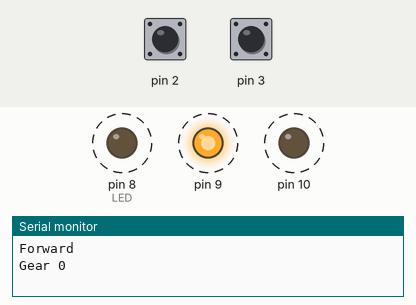
Bench run of a sketch on a simulated Arduino Uno, built with avr-gcc and run on an emulated ATmega328P. Parts: output pins drawn as LEDs (lit = HIGH), the last lines printed to the serial monitor. Dashed ring = blinking. The inputs (shaded band) are chosen by the test bench; at power-on: pin 2 HIGH, pin 3 HIGH.

Above: at 4.68 s.
5.1 s: pin 2 pulled LOW for 0.15 s
At 5.37 s:
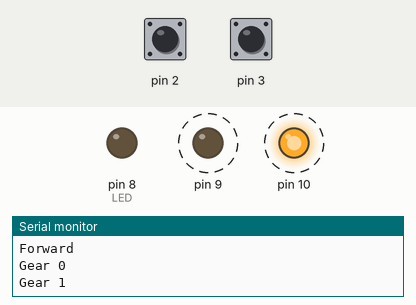
8.1 s: pin 3 pulled LOW for 0.15 s
At 8.37 s:
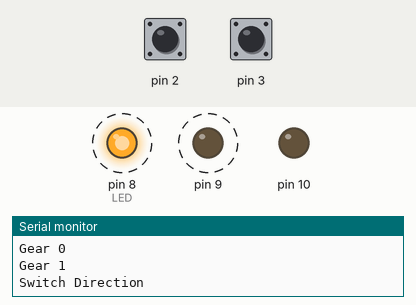
Timing chart, 0 to 17.1 s (numbered marks = the images above; inputs shaded):
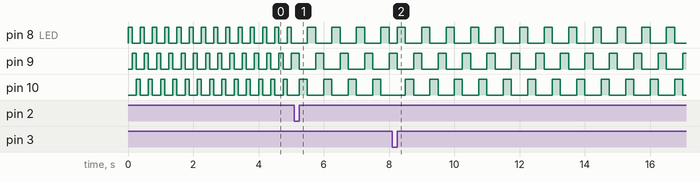

The sketch:

Q2.ino
```cpp
#include <avr/io.h>
#include <avr/interrupt.h>

volatile int currentLED = 2;
volatile int gear = 0;
volatile bool isForward = true;
volatile int delayTime64 = 31249; //for prescaler 64
volatile int enterInterruptTime = 0;
volatile int numberInterruptNeeded = 0;


void setup() {
  Serial.begin(9600);
  Serial.println("Forward");
  Serial.println("Gear 0");

  EICRA |= (1 << ISC01) | (1 << ISC11); // Falling edge triggers interrupt

  EIMSK |= (1 << INT0); // Enable external interrupt INT0
  EIMSK |= (1 << INT1); // Enable external interrupt INT1

  DDRD &= ~(1 << PD2); // Set PD2 as input
  DDRD &= ~(1 << PD3); // Set PD3 as input

  PORTD |= (1 << PD2); // Enable pull-up resistor on PD2
  PORTD |= (1 << PD3); // Enable pull-up resistor on PD3

  DDRB |= (1<<0) | (1<<1) | (1<<2); //Set the 3 port for LED

  //Configure for Timer 1
  TCCR1A = 0;
  TCCR1B = (1 << WGM12) | (1 << CS10) | (1 << CS11); // CTC mode with prescaler 64
  OCR1A = delayTime64; // Set OCR1A for a 125 ms delay

  TIMSK1 = (1 << OCIE1A); //Turn on Timer 1 Interrupt

  sei(); // Gloval interrupt enable

  while(true){

  }
}

ISR(INT0_vect){
  if(gear+1<3){  //change to the next gear
    gear++;
  }else{
    gear = 0;
  }

  if (gear == 0) {
    Serial.println("Gear 0");
    numberInterruptNeeded = 0;
  } else if(gear == 1) {
    Serial.println("Gear 1");
    numberInterruptNeeded = 1;
  } else{
    Serial.println("Gear 2");
    numberInterruptNeeded = 2;
  }
}

ISR(INT1_vect){
  Serial.println("Switch Direction");
  isForward = !isForward;
}


ISR(TIMER1_COMPA_vect) {
  if((enterInterruptTime == 0 && numberInterruptNeeded == 0) || (enterInterruptTime == 1 && numberInterruptNeeded == 1) || (enterInterruptTime == 2 && numberInterruptNeeded == 2)){
    if(isForward){
      //led go forward
      if(currentLED+1 < 3){
        currentLED++;
      }else{
        currentLED = 0;
      }

      switch (currentLED){
        case 0:
          PORTB |= (1 << 0);
          PORTB &= ~(1 << 1);
          PORTB &= ~(1 << 2);
          break;
        case 1:
          PORTB &= ~(1 << 0);
          PORTB |= (1 << 1);
          PORTB &= ~(1 << 2);
          break;
        case 2:
          PORTB &= ~(1 << 0);
          PORTB &= ~(1 << 1);
          PORTB |= (1 << 2);
          break;
      }
    }else{
      //led go backward
      if(currentLED-1 > -1){
        currentLED--;
      }else{
        currentLED = 2;
      }

      switch (currentLED){
        case 0:
          PORTB |= (1 << 0);
          PORTB &= ~(1 << 1);
          PORTB &= ~(1 << 2);
          break;
        case 1:
          PORTB &= ~(1 << 0);
          PORTB |= (1 << 1);
          PORTB &= ~(1 << 2);
          break;
        case 2:
          PORTB &= ~(1 << 0);
          PORTB &= ~(1 << 1);
          PORTB |= (1 << 2);
          break;
      }
    }
    enterInterruptTime = 0; //reset number of time enter interrupt

  }else if(enterInterruptTime > gear){
    enterInterruptTime = 0;
  }else{
    enterInterruptTime++;
  }


}
```

Measured:
- after the input at 5.1 s, pin 8 (LED): alternates HIGH for 0.25 s and LOW for 0.50 s, starting after 0.40 s; pin 9, pin 10: alternates HIGH for 0.25 s and LOW for 0.50 s, starting after 0.15 s
- by itself, pin 8 (LED), pin 9, pin 10: alternates HIGH for 0.12 s and LOW for 0.25 s
